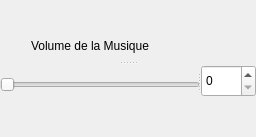
       <widget class="QWidget" name="Audio">
        <attribute name="title">
         <string>Audio</string>
        </attribute>
        <layout class="QGridLayout" name="gridLayout_10">
         <property name="leftMargin">
          <number>0</number>
         </property>
         <property name="topMargin">
          <number>0</number>
         </property>
         <property name="rightMargin">
          <number>0</number>
         </property>
         <property name="bottomMargin">
          <number>0</number>
         </property>
         <property name="spacing">
          <number>0</number>
         </property>
         <item row="0" column="0">
          <spacer name="verticalSpacer">
           <property name="orientation">
            <enum>Qt::Vertical</enum>
           </property>
           <property name="sizeType">
            <enum>QSizePolicy::Fixed</enum>
           </property>
           <property name="sizeHint" stdset="0">
            <size>
             <width>20</width>
             <height>30</height>
            </size>
           </property>
          </spacer>
         </item>
         <item row="1" column="0">
          <widget class="QSplitter" name="splitter_29">
           <property name="orientation">
            <enum>Qt::Vertical</enum>
           </property>
           <widget class="QLabel" name="label_20">
            <property name="minimumSize">
             <size>
              <width>180</width>
              <height>31</height>
             </size>
            </property>
            <property name="maximumSize">
             <size>
              <width>180</width>
              <height>31</height>
             </size>
            </property>
            <property name="text">
             <string>Volume de la Musique</string>
            </property>
            <property name="alignment">
             <set>Qt::AlignCenter</set>
            </property>
           </widget>
           <widget class="QSplitter" name="splitter_28">
            <property name="minimumSize">
             <size>
              <width>256</width>
              <height>32</height>
             </size>
            </property>
            <property name="maximumSize">
             <size>
              <width>256</width>
              <height>40</height>
             </size>
            </property>
            <property name="orientation">
             <enum>Qt::Horizontal</enum>
            </property>
            <widget class="QSlider" name="Slider_Audio_Volume">
             <property name="minimumSize">
              <size>
               <width>200</width>
               <height>40</height>
              </size>
             </property>
             <property name="maximumSize">
              <size>
               <width>200</width>
               <height>20</height>
              </size>
             </property>
             <property name="maximum">
              <number>100</number>
             </property>
             <property name="orientation">
              <enum>Qt::Horizontal</enum>
             </property>
            </widget>
            <widget class="QSpinBox" name="spinBox_2">
             <property name="minimumSize">
              <size>
               <width>55</width>
               <height>32</height>
              </size>
             </property>
             <property name="maximumSize">
              <size>
               <width>55</width>
               <height>32</height>
              </size>
             </property>
             <property name="maximum">
              <number>100</number>
             </property>
            </widget>
           </widget>
          </widget>
         </item>
         <item row="2" column="0">
          <spacer name="verticalSpacer_2">
           <property name="orientation">
            <enum>Qt::Vertical</enum>
           </property>
           <property name="sizeHint" stdset="0">
            <size>
             <width>20</width>
             <height>40</height>
            </size>
           </property>
          </spacer>
         </item>
        </layout>
       </widget>
